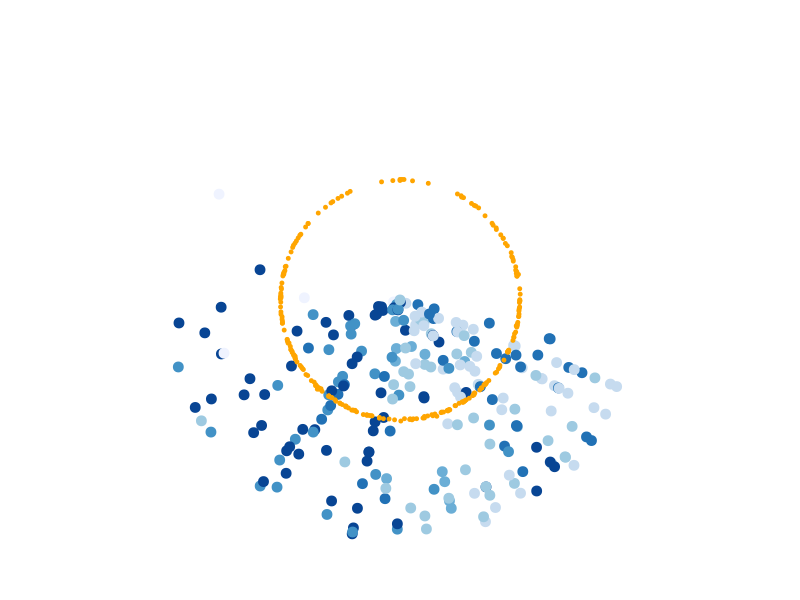
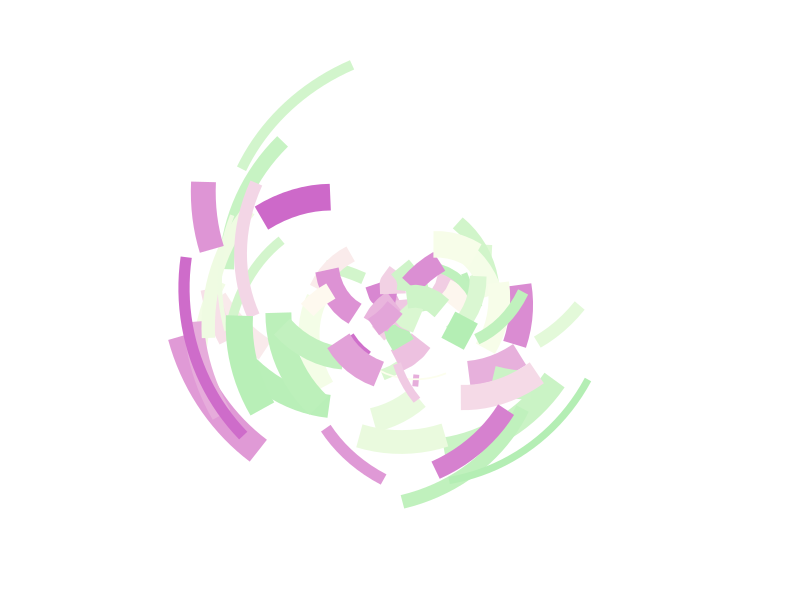

These figures' R source, in order:
## ---- chunk 1
# load in packages
library(ggplot2)
library(tibble)
## ---- chunk 2
# inspect mpg data
mpg
## ---- chunk 3
mpg |>
  ggplot(aes(displ, cty, colour = class)) + 
  geom_jitter(show.legend = FALSE, size = 3, width = 0, height = 1000) +
  geom_jitter(show.legend = FALSE, size = 1, colour = "orange", width = 3.14159) + 
  coord_polar() + 
  theme_void() + 
  scale_color_brewer()
## ---- chunk 4
set.seed(1)
n <- 50
dat <- tibble(
  x0 = runif(n),
  y0 = runif(n),
  x1 = x0 + runif(n, min = -.2, max = .2),
  y1 = y0 + runif(n, min = -.2, max = .2),
  shade = runif(n), 
  size = runif(n)
)
dat
## ---- chunk 5
polar_art <- function(seed, n, palette) {
  
  # set the state of the random number generator
  set.seed(seed)
  
  # data frame containing random values for 
  # aesthetics we might want to use in the art
  dat <- tibble(
    x0 = runif(n),
    y0 = runif(n),
    x1 = x0 + runif(n, min = -.2, max = .2),
    y1 = y0 + runif(n, min = -.2, max = .2),
    shade = runif(n), 
    size = runif(n)
  )
  
  # plot segments in various colours, using 
  # polar coordinates and a gradient palette
  dat |> 
    ggplot(aes(
      x = x0,
      y = y0,
      xend = x1,
      yend = y1,
      colour = shade,
      size = size
    )) +
    geom_segment(show.legend = FALSE) +
    coord_polar() +
    scale_y_continuous(expand = c(0, 0)) +
    scale_x_continuous(expand = c(0, 0)) + 
    scale_colour_gradientn(colours = palette) + 
    scale_size(range = c(0, 10)) + 
    theme_void()
}
## ---- chunk 6
polar_art(seed = 2,
          n = (70),
          palette = c("#B4EEB4", "#FFFFF0", "#CD69C9")
)
